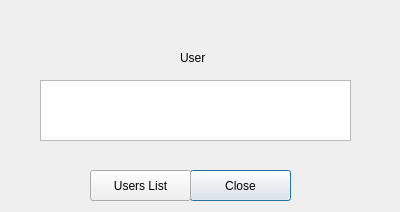
<?xml version="1.0" encoding="UTF-8"?>
<ui version="4.0">
 <class>user_view</class>
 <widget class="QDialog" name="user_view">
  <property name="geometry">
   <rect>
    <x>0</x>
    <y>0</y>
    <width>400</width>
    <height>212</height>
   </rect>
  </property>
  <property name="windowTitle">
   <string>Dialog</string>
  </property>
  <widget class="QPushButton" name="pushButton">
   <property name="geometry">
    <rect>
     <x>190</x>
     <y>170</y>
     <width>101</width>
     <height>31</height>
    </rect>
   </property>
   <property name="text">
    <string>Close</string>
   </property>
  </widget>
  <widget class="QLabel" name="label">
   <property name="geometry">
    <rect>
     <x>180</x>
     <y>50</y>
     <width>31</width>
     <height>16</height>
    </rect>
   </property>
   <property name="text">
    <string>User</string>
   </property>
  </widget>
  <widget class="QPushButton" name="pushButton_2">
   <property name="geometry">
    <rect>
     <x>90</x>
     <y>170</y>
     <width>101</width>
     <height>31</height>
    </rect>
   </property>
   <property name="text">
    <string>Users List</string>
   </property>
  </widget>
  <widget class="QListWidget" name="listWidget">
   <property name="geometry">
    <rect>
     <x>40</x>
     <y>80</y>
     <width>311</width>
     <height>61</height>
    </rect>
   </property>
  </widget>
 </widget>
 <resources/>
 <connections/>
</ui>
